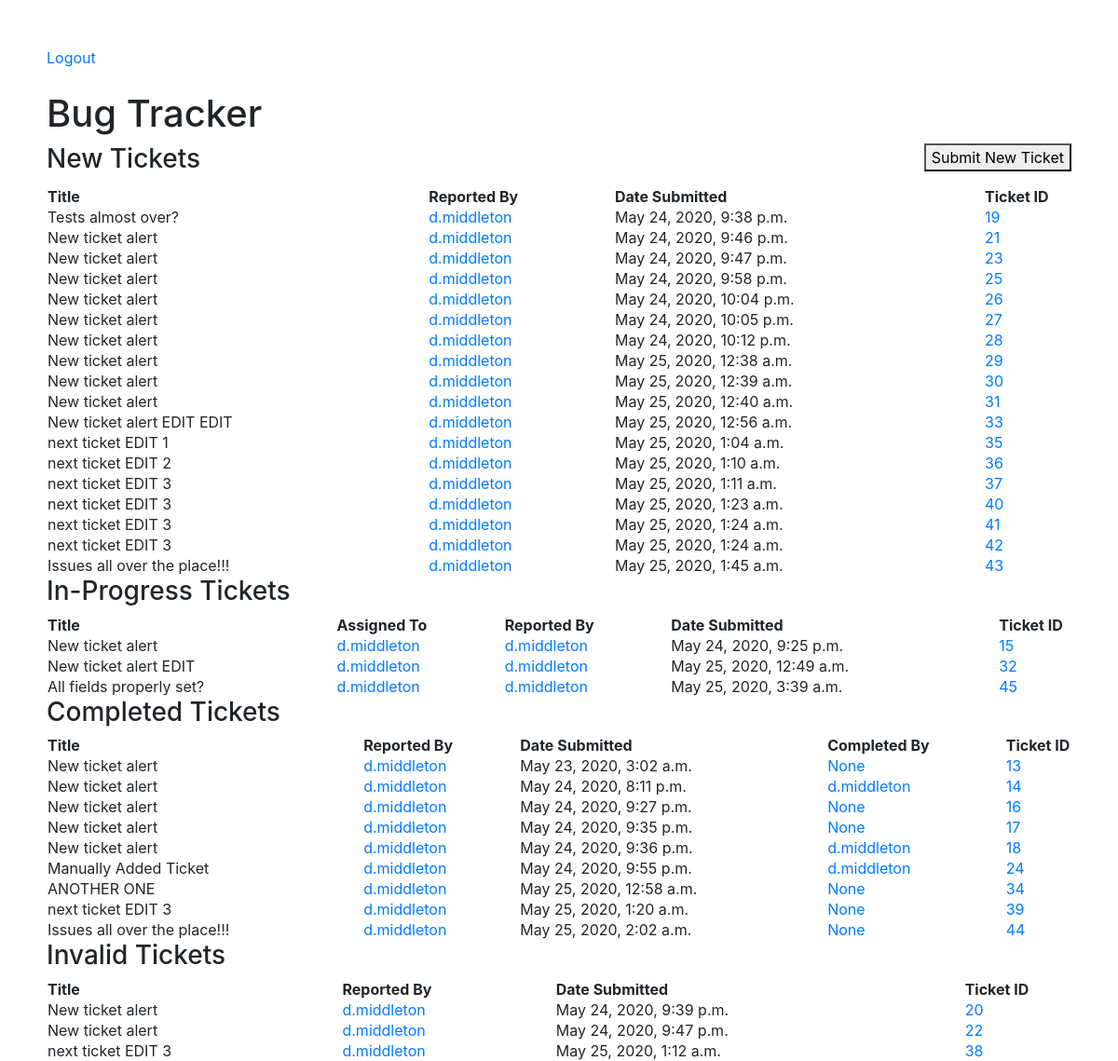
/ (signed in), run on the app's committed database.
### tracker/models.py (models this page shows)
class Ticket(models.Model):
    title = models.CharField(max_length=50)
    date = models.DateTimeField(default=timezone.now)
    description = models.TextField()
    filing_user = models.ForeignKey(MyUser, related_name='filing_user', blank=True, on_delete=models.CASCADE, null=True)
    assigned_user = models.ForeignKey(MyUser, related_name='assigned_user', blank=True, on_delete=models.CASCADE, null=True)
    completing_user = models.ForeignKey(MyUser, related_name='completing_user', blank=True, on_delete=models.CASCADE, null=True)
    NEW = 'NEW'
    IN_PROGRESS = 'IN_PROGRESS'
    DONE = 'DONE'
    INVALID = 'INVALID'
    STATUS_CHOICES = [
        (NEW, 'New'),
        (IN_PROGRESS, 'In_Pogress'),
        (DONE, 'Done'),
        (INVALID, 'Invalid'),
    ]
    status = models.CharField(
        max_length=11, choices=STATUS_CHOICES, default=NEW)

class MyUser(AbstractUser):
    pass

### tracker/views.py (the view)
# urls.py: path('', views.index, name='homepage'),
@login_required
def index(request):
    data = Ticket.objects.all()
    new_ticket = Ticket.objects.filter(status=Ticket.NEW)
    in_progress_ticket = Ticket.objects.filter(status=Ticket.IN_PROGRESS)
    completed_ticket = Ticket.objects.filter(status=Ticket.DONE)
    invalid_ticket = Ticket.objects.filter(status=Ticket.INVALID)
    return render(request, 'index.html',
                  {'data': data,
                   'new_ticket': new_ticket,
                   'in_progress_ticket': in_progress_ticket,
                   'completed_ticket': completed_ticket,
                   'invalid_ticket': invalid_ticket
                   })

### tracker/templates/index.html (shortened to what this page needs)
<html lang="en">
  <head>
    <link rel="stylesheet" href="https://stackpath.bootstrapcdn.com/bootstrap/4.1.3/css/bootstrap.min.css">
  </head>
<body>
<div style='margin-left: 50px; margin-top: 50px'>
<a href='/logout/'>Logout</a>
<h1>Bug Tracker</h1>
<p style='float: right; margin-right: 50px'><a href='/submitticket'><button>Submit New Ticket</button></a></p>
<div id='new_tickets'>
<h3>New Tickets</h3>
<table style='width:100%'>
    <tr>
        <th>Title</th>
        <th>Reported By</th>
        <th>Date Submitted</th>
        <th>Ticket ID</th>
    </tr>
{% for ticketdetail in new_ticket %}
    <tr>
        <td>{{ ticketdetail.title }}</td>
        <td><a href='/userdetails/{{ ticketdetail.filing_user.id }}/'>{{ ticketdetail.filing_user }}</a></td>
        <td>{{ ticketdetail.date }}</td>
        <td><a href='/ticket/{{ ticketdetail.id }}/'>{{ ticketdetail.id }}</a></td>
    </tr>
{% endfor %}
</table>
</div>
<div id='in_progress_tickets'>
<h3>In-Progress Tickets</h3>
<table style='width:100%'>
    <tr>
        <th>Title</th>
        <th>Assigned To</th>
        <th>Reported By</th>
        <th>Date Submitted</th>
        <th>Ticket ID</th>
    </tr>
{% for ticketdetail in in_progress_ticket %}
    <tr>
        <td>{{ ticketdetail.title }}</td>
        <td><a href='/userdetails/{{ ticketdetail.assigned_user.id }}/'>{{ ticketdetail.assigned_user }}</a></td>
        <td><a href='/userdetails/{{ ticketdetail.filing_user.id }}/'>{{ ticketdetail.filing_user }}</a></td>
        <td>{{ ticketdetail.date }}</td>
        <td><a href='/ticket/{{ ticketdetail.id }}/'>{{ ticketdetail.id }}</a></td>
    </tr>
{% endfor %}
</table>
</div>
<div id='completed_tickets'>
<h3>Completed Tickets</h3>
<table style='width: 100%'>
    <tr>
        <th>Title</th>
        <th>Reported By</th>
        <th>Date Submitted</th>
        <th>Completed By</th>
        <th>Ticket ID</th>
    </tr>
{% for ticketdetail in completed_ticket %}
    <tr>
        <td>{{ ticketdetail.title }}</td>
        <td><a href='/userdetails/{{ ticketdetail.filing_user.id }}/'>{{ ticketdetail.filing_user }}</a></td>
        <td>{{ ticketdetail.date }}</td>
        <td><a href='/userdetails/{{ ticketdetail.completing_user.id }}/'>{{ ticketdetail.completing_user }}</a></td>
        <td><a href='/ticket/{{ ticketdetail.id }}/'>{{ ticketdetail.id }}</a></td>
    </tr>
{% endfor %}
</table>
</div>
<div id='invalid_tickets'>
<h3>Invalid Tickets</h3>
<table style='width: 100%'>
    <tr>
        <th>Title</th>
        <th>Reported By</th>
        <th>Date Submitted</th>
        <th>Ticket ID</th>
    </tr>
{% for ticketdetail in invalid_ticket %}
    <tr>
        <td>{{ ticketdetail.title }}</td>
        <td><a href='/userdetails/{{ ticketdetail.filing_user.id }}/'>{{ ticketdetail.filing_user }}</a></td>
        <td>{{ ticketdetail.date }}</td>
       <td><a href='/ticket/{{ ticketdetail.id }}/'>{{ ticketdetail.id }}</a></td>
    </tr>
{% endfor %}
</table>
</div>
</div>
</body>
</html>

### data on the page
Ticket: title "Tests almost over?", filing_user "d.middleton", date "May 24, 2020, 9:38 p.m.", id "19"
Ticket: title "New ticket alert", filing_user "d.middleton", date "May 24, 2020, 9:46 p.m.", id "21"
Ticket: title "New ticket alert", filing_user "d.middleton", date "May 24, 2020, 9:47 p.m.", id "23"
Ticket: title "New ticket alert", filing_user "d.middleton", date "May 24, 2020, 9:58 p.m.", id "25"
Ticket: title "New ticket alert", filing_user "d.middleton", date "May 24, 2020, 10:04 p.m.", id "26"
Ticket: title "New ticket alert", filing_user "d.middleton", date "May 24, 2020, 10:05 p.m.", id "27"
Ticket: title "New ticket alert", filing_user "d.middleton", date "May 24, 2020, 10:12 p.m.", id "28"
Ticket: title "New ticket alert", filing_user "d.middleton", date "May 25, 2020, 12:38 a.m.", id "29"
Ticket: title "New ticket alert", filing_user "d.middleton", date "May 25, 2020, 12:39 a.m.", id "30"
Ticket: title "New ticket alert", filing_user "d.middleton", date "May 25, 2020, 12:40 a.m.", id "31"
Ticket: title "New ticket alert EDIT EDIT", filing_user "d.middleton", date "May 25, 2020, 12:56 a.m.", id "33"
Ticket: title "next ticket EDIT 1", filing_user "d.middleton", date "May 25, 2020, 1:04 a.m.", id "35"
Ticket: title "next ticket EDIT 2", filing_user "d.middleton", date "May 25, 2020, 1:10 a.m.", id "36"
Ticket: title "next ticket EDIT 3", filing_user "d.middleton", date "May 25, 2020, 1:11 a.m.", id "37"
Ticket: title "next ticket EDIT 3", filing_user "d.middleton", date "May 25, 2020, 1:23 a.m.", id "40"
Ticket: title "next ticket EDIT 3", filing_user "d.middleton", date "May 25, 2020, 1:24 a.m.", id "41"
Ticket: title "next ticket EDIT 3", filing_user "d.middleton", date "May 25, 2020, 1:24 a.m.", id "42"
Ticket: title "Issues all over the place!!!", filing_user "d.middleton", date "May 25, 2020, 1:45 a.m.", id "43"
Ticket: title "New ticket alert", assigned_user "d.middleton", filing_user "d.middleton", date "May 24, 2020, 9:25 p.m.", id "15"
Ticket: title "New ticket alert EDIT", assigned_user "d.middleton", filing_user "d.middleton", date "May 25, 2020, 12:49 a.m.", id "32"
Ticket: title "All fields properly set?", assigned_user "d.middleton", filing_user "d.middleton", date "May 25, 2020, 3:39 a.m.", id "45"
Ticket: title "New ticket alert", filing_user "d.middleton", date "May 23, 2020, 3:02 a.m.", completing_user "None", id "13"
Ticket: title "New ticket alert", filing_user "d.middleton", date "May 24, 2020, 8:11 p.m.", completing_user "d.middleton", id "14"
Ticket: title "New ticket alert", filing_user "d.middleton", date "May 24, 2020, 9:27 p.m.", completing_user "None", id "16"
Ticket: title "New ticket alert", filing_user "d.middleton", date "May 24, 2020, 9:35 p.m.", completing_user "None", id "17"
Ticket: title "New ticket alert", filing_user "d.middleton", date "May 24, 2020, 9:36 p.m.", completing_user "d.middleton", id "18"
Ticket: title "Manually Added Ticket", filing_user "d.middleton", date "May 24, 2020, 9:55 p.m.", completing_user "d.middleton", id "24"
Ticket: title "ANOTHER ONE", filing_user "d.middleton", date "May 25, 2020, 12:58 a.m.", completing_user "None", id "34"
Ticket: title "next ticket EDIT 3", filing_user "d.middleton", date "May 25, 2020, 1:20 a.m.", completing_user "None", id "39"
Ticket: title "Issues all over the place!!!", filing_user "d.middleton", date "May 25, 2020, 2:02 a.m.", completing_user "None", id "44"
Ticket: title "New ticket alert", filing_user "d.middleton", date "May 24, 2020, 9:39 p.m.", id "20"
Ticket: title "New ticket alert", filing_user "d.middleton", date "May 24, 2020, 9:47 p.m.", id "22"
Ticket: title "next ticket EDIT 3", filing_user "d.middleton", date "May 25, 2020, 1:12 a.m.", id "38"
